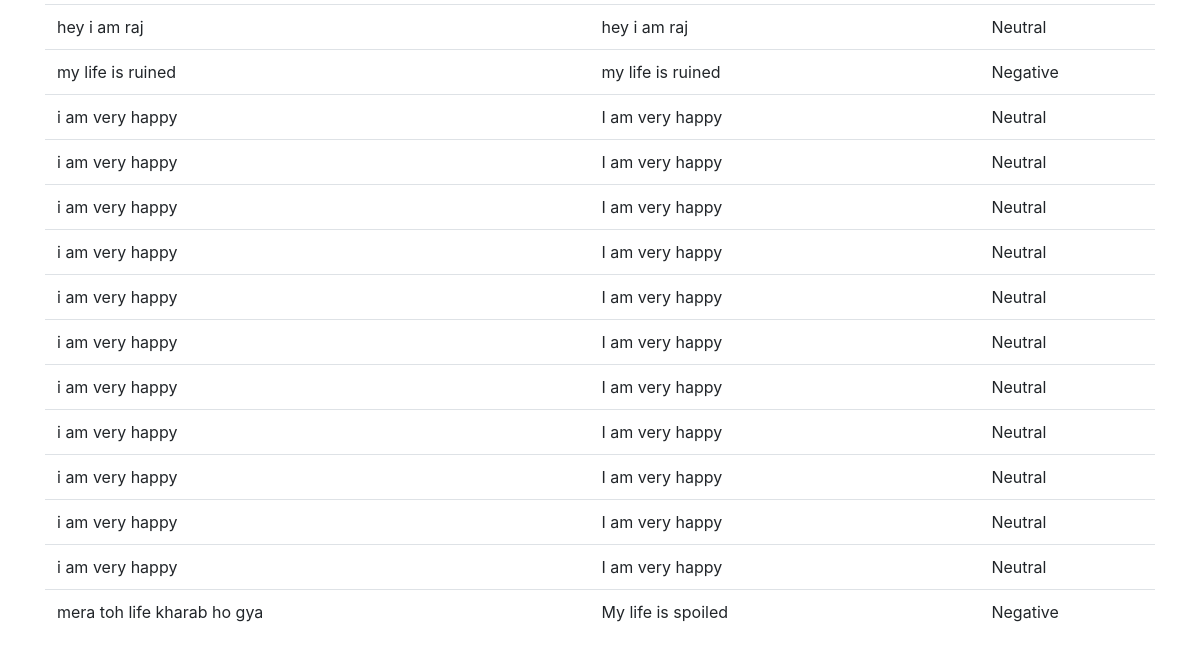
The page /history/ (signed in, lower part) on the database as committed earlier.
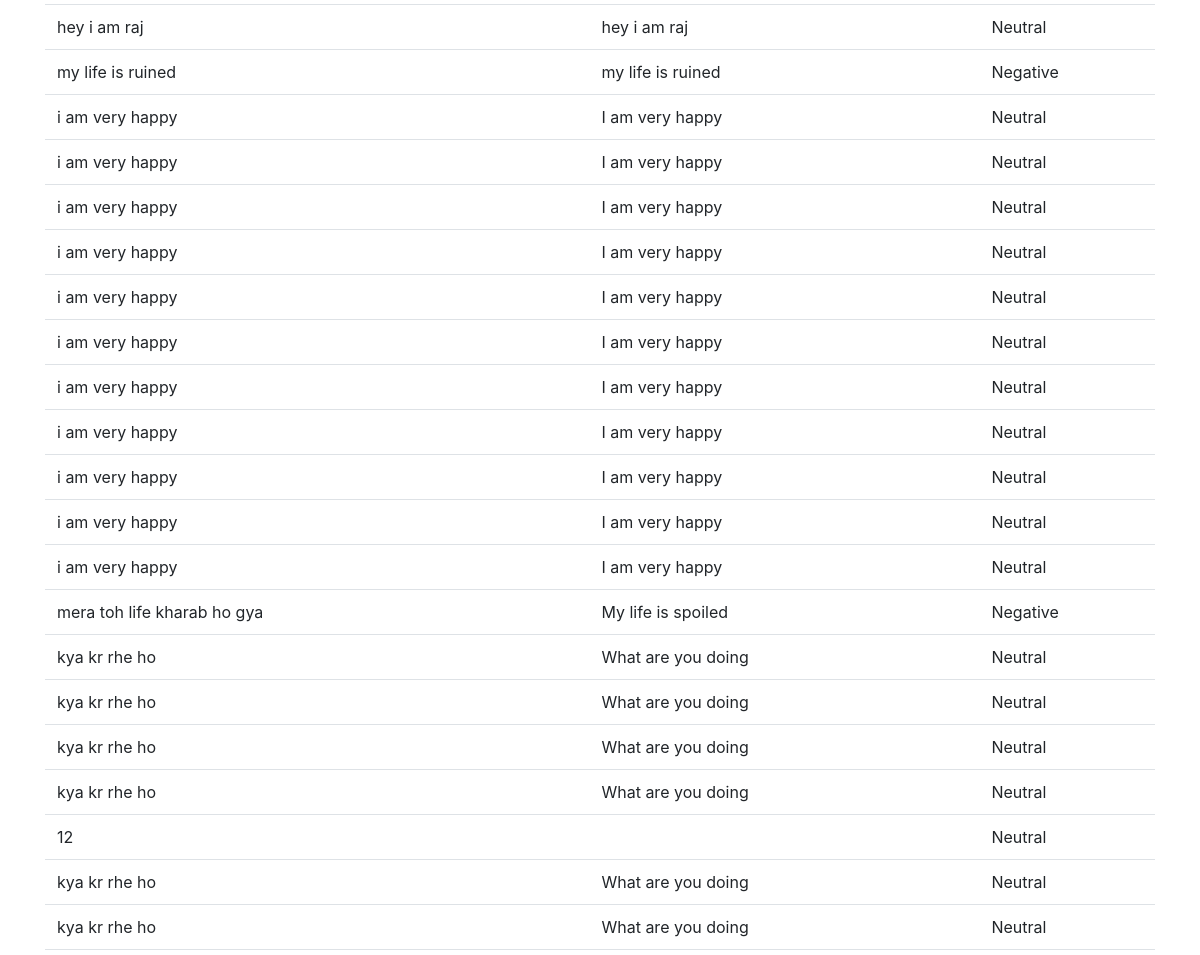
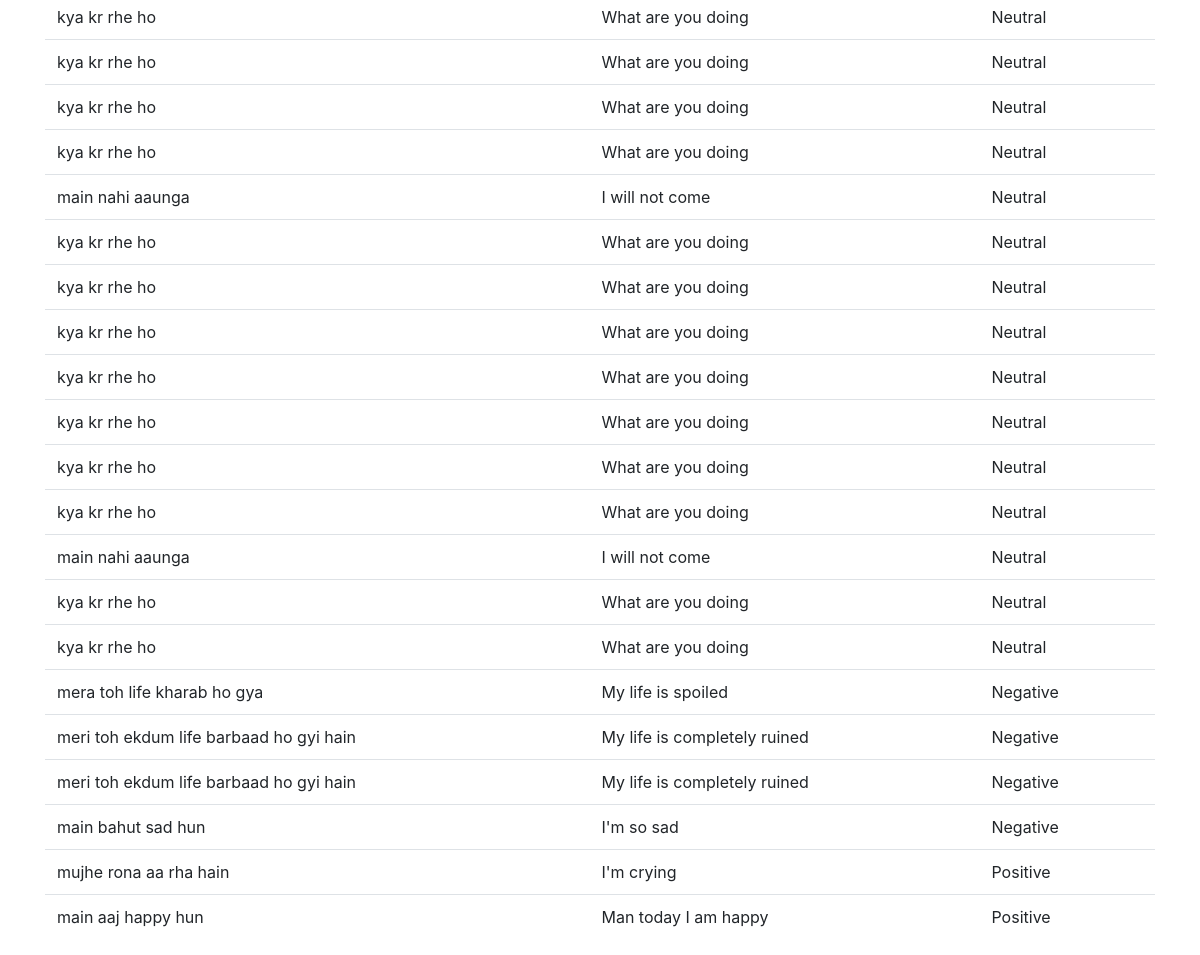
The same page on the database as committed later (2 pictures, top to bottom).
### user/models.py (models this page shows)
class Sentiment(models.Model):
    text = models.CharField(max_length=5000)
    docfile = models.FileField(upload_to='upload/')
    translated_text = models.CharField(max_length=5000)
    sentiment = models.CharField(max_length=1000)
    username = models.CharField(max_length=150)

### user/views.py (the view)
# urls.py: path('history/', user_views.history, name='history'),
@login_required
def history(request):
    data = Sentiment.objects.all().filter(username = request.user.username)
    return render(request, 'user/history.html', {'data': data})

### user/templates/user/history.html (shortened to what this page needs)
{% extends 'user/base.html' %}
{% block content %}
<div class="mt-4">
    <table class="table">
        <tbody>
            {% for item in data %}
            <tr>
                <td>{{item.text}}</td>
                <td>{{item.translated_text}}</td>
                <td>{{item.sentiment}}</td>
            </tr>
            {% endfor %}
        </tbody>
      </table>
</div>
{% endblock %}

Rows that differ between the two databases and show on the page:
added Sentiment: text "kya kr rhe ho", translated_text "What are you doing", sentiment "Neutral"
added Sentiment: text "kya kr rhe ho", translated_text "What are you doing", sentiment "Neutral"
added Sentiment: text "kya kr rhe ho", translated_text "What are you doing", sentiment "Neutral"
added Sentiment: text "kya kr rhe ho", translated_text "What are you doing", sentiment "Neutral"
added Sentiment: text "12", sentiment "Neutral"
added Sentiment: text "kya kr rhe ho", translated_text "What are you doing", sentiment "Neutral"
added Sentiment: text "kya kr rhe ho", translated_text "What are you doing", sentiment "Neutral"
added Sentiment: text "kya kr rhe ho", translated_text "What are you doing", sentiment "Neutral"
added Sentiment: text "kya kr rhe ho", translated_text "What are you doing", sentiment "Neutral"
added Sentiment: text "kya kr rhe ho", translated_text "What are you doing", sentiment "Neutral"
added Sentiment: text "kya kr rhe ho", translated_text "What are you doing", sentiment "Neutral"
added Sentiment: text "main nahi aaunga", translated_text "I will not come", sentiment "Neutral"
added Sentiment: text "kya kr rhe ho", translated_text "What are you doing", sentiment "Neutral"
added Sentiment: text "kya kr rhe ho", translated_text "What are you doing", sentiment "Neutral"
added Sentiment: text "kya kr rhe ho", translated_text "What are you doing", sentiment "Neutral"
added Sentiment: text "kya kr rhe ho", translated_text "What are you doing", sentiment "Neutral"
added Sentiment: text "kya kr rhe ho", translated_text "What are you doing", sentiment "Neutral"
added Sentiment: text "kya kr rhe ho", translated_text "What are you doing", sentiment "Neutral"
added Sentiment: text "kya kr rhe ho", translated_text "What are you doing", sentiment "Neutral"
added Sentiment: text "main nahi aaunga", translated_text "I will not come", sentiment "Neutral"
added Sentiment: text "kya kr rhe ho", translated_text "What are you doing", sentiment "Neutral"
added Sentiment: text "kya kr rhe ho", translated_text "What are you doing", sentiment "Neutral"
added Sentiment: text "mera toh life kharab ho gya", translated_text "My life is spoiled", sentiment "Negative"
added Sentiment: text "meri toh ekdum life barbaad ho gyi hain", translated_text "My life is completely ruined", sentiment "Negative"
added Sentiment: text "meri toh ekdum life barbaad ho gyi hain", translated_text "My life is completely ruined", sentiment "Negative"
added Sentiment: text "main bahut sad hun", translated_text "I'm so sad", sentiment "Negative"
added Sentiment: text "mujhe rona aa rha hain", translated_text "I'm crying", sentiment "Positive"
added Sentiment: text "main aaj happy hun", translated_text "Man today I am happy", sentiment "Positive"
